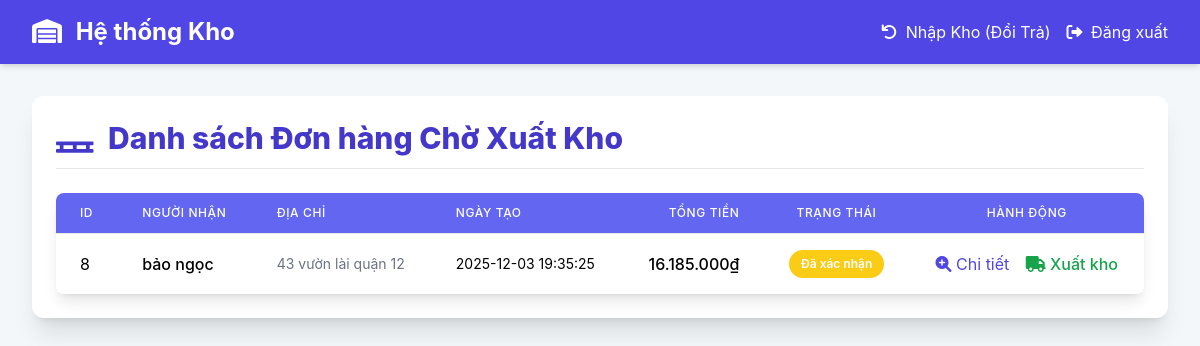
/nhanvienkho.php, run on an earlier commit of the app's database.
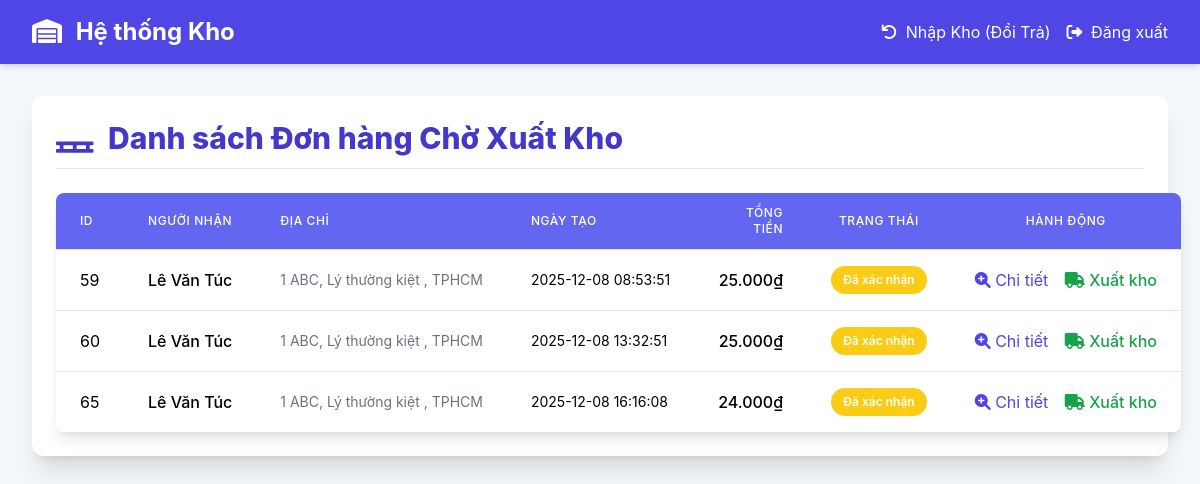
And on a later commit of the database.
### tables this page shows
CREATE TABLE `don_hang` (
  `ma_donhang` bigint(20) NOT NULL,
  `ten_nguoinhan` varchar(50) NOT NULL,
  `diachi_nhan` varchar(250) NOT NULL,
  `email_nguoinhan` varchar(50) NOT NULL,
  `so_dienthoai` varchar(50) NOT NULL,
  `trangthai_thanhtoan` enum('chua_thanh_toan','da_thanh_toan') NOT NULL,
  `phuongthuc_thanhtoan` varchar(50) NOT NULL,
  `thanh_toan` varchar(50) NOT NULL,
  `tien_hang` double NOT NULL,
  `tien_ship` double NOT NULL,
  `tong_tien` double NOT NULL,
  `ma_user` bigint(20) NOT NULL,
  `created_at` timestamp NOT NULL DEFAULT current_timestamp() ON UPDATE current_timestamp(),
  `update_at` timestamp NOT NULL DEFAULT '0000-00-00 00:00:00',
  `trang_thai` enum('cho_xu_ly','xac_nhan','da_xuat_kho','da_nhap_kho','hoan_thanh','huy') DEFAULT 'cho_xu_ly',
  `order_code` varchar(10) NOT NULL
);

### nhanvienkho.php (the view, shortened to what this page needs)
<?php
$db = new Database();
$conn = $db->getConnection();
if (!function_exists('translate_status')) {
    function translate_status($status) {
        switch ($status) {
            case 'xac_nhan': return 'Đã xác nhận';
        }
    }
}
$ma_donhang_chi_tiet = 0;
?>
<!DOCTYPE html>
<html lang="vi">
<head>
    <script src="https://cdn.tailwindcss.com"></script>
    <link rel="stylesheet" href="https://cdnjs.cloudflare.com/ajax/libs/font-awesome/6.0.0-beta3/css/all.min.css">
    <link rel="stylesheet" href="css/responsive.css?v=1765636816">
</head>
<body>
<div class="bg-indigo-600 shadow-md py-4 no-print">
    <div class="max-w-7xl mx-auto px-4 sm:px-6 lg:px-8 flex justify-between items-center">
        <h1 class="text-2xl font-bold text-white"><i class="fas fa-warehouse mr-2"></i> Hệ thống Kho</h1>
        <div class="flex gap-4">
            <a href="nhanvienkho_nhap.php" class="text-white hover:text-indigo-200 transition duration-150">
                <i class="fas fa-undo mr-1"></i> Nhập Kho (Đổi Trả)
            </a>
            <a href="logout.php" class="text-white hover:text-indigo-200 transition duration-150">
                <i class="fas fa-sign-out-alt mr-1"></i> Đăng xuất
            </a>
        </div>
    </div>
</div>
<div class="max-w-7xl mx-auto py-8 px-4 sm:px-6 lg:px-8">
    <?php
    if ($ma_donhang_chi_tiet > 0) {
        $stmt_order = $conn->prepare("
            SELECT
                d.*,
                d.created_at AS ngay_tao
            FROM don_hang d
            WHERE d.ma_donhang = ?
        ");
        $stmt_order->execute(array($ma_donhang_chi_tiet));
        $order = $stmt_order->fetch(PDO::FETCH_ASSOC);
        if (!$order) {
            echo "<div class='alert alert-danger p-4 bg-red-100 text-red-700 rounded-lg'>Không tìm thấy đơn hàng #" . $ma_donhang_chi_tiet . ".</div>";
        } else {
            $stmt_details = $conn->prepare("
                SELECT
                    ct.so_luong,
                    ct.don_gia,
                    ct.id_sanpham,
                    sp.ten_sanpham
                FROM chitiet_donhang ct
                LEFT JOIN san_pham sp ON ct.id_sanpham = sp.id_sanpham /* Dùng LEFT JOIN */
                WHERE ct.ma_donhang = ?
            ");
            $stmt_details->execute(array($ma_donhang_chi_tiet));
            $order_details = $stmt_details->fetchAll(PDO::FETCH_ASSOC);
            ?>
            <div class="card bg-white shadow-xl p-6">
                <h2 class="text-center mb-6 text-3xl font-extrabold text-indigo-700">
                    <i class="fas fa-box-open mr-2"></i> Chi tiết Đơn hàng Xuất Kho #<?php echo htmlspecialchars($order['ma_donhang']); ?>
                </h2>
                <div class="grid grid-cols-1 md:grid-cols-2 gap-6 mb-6 p-4 border rounded-lg bg-gray-50">
                    <div>
                        <h3 class="text-lg font-semibold text-indigo-600 mb-2"><i class="fas fa-user-check mr-2"></i> Thông tin Người nhận</h3>
                        <p><strong>Người nhận:</strong> <?php echo htmlspecialchars($order['ten_nguoinhan']); ?></p>
                        <p><strong>SĐT:</strong> <?php echo htmlspecialchars($order['so_dienthoaiv']); ?></p>
                        <p><strong>Địa chỉ:</strong> <?php echo htmlspecialchars($order['diachi_nhan']); ?></p>
                    </div>
                    <div>
                        <h3 class="text-lg font-semibold text-indigo-600 mb-2"><i class="fas fa-file-invoice-dollar mr-2"></i> Tóm tắt Đơn hàng</h3>
                        <p><strong>Ngày tạo:</strong> <?php echo date('d/m/Y H:i:s', strtotime($order['created_at'])); ?></p>
                        <p><strong>Tổng tiền:</strong> <span class="text-red-600 font-bold"><?php echo number_format($order['tong_tien'], 0, ',', '.'); ?>₫</span></p>
                        <p><strong>Trạng thái:</strong> <span class="font-bold text-<?php echo ($order['trang_thai'] == 'da_xuat_kho' ? 'green' : 'yellow'); ?>-600"><?php echo translate_status($order['trang_thai']); ?></span></p>
                    </div>
                </div>
                <h3 class="text-xl font-semibold text-gray-700 mb-3 border-b pb-2"><i class="fas fa-list-ul mr-2"></i> Danh sách Sản phẩm</h3>
                <table class="min-w-full divide-y divide-gray-200 shadow-md rounded-lg overflow-hidden">
                    <thead class="bg-indigo-500 text-white">
                        <tr>
                            <th class="px-6 py-3 text-left text-xs font-medium uppercase tracking-wider">#</th>
                            <th class="px-6 py-3 text-left text-xs font-medium uppercase tracking-wider">Tên sản phẩm</th>
                            <th class="px-6 py-3 text-right text-xs font-medium uppercase tracking-wider">Đơn giá</th>
                            <th class="px-6 py-3 text-center text-xs font-medium uppercase tracking-wider">SL</th>
                            <th class="px-6 py-3 text-right text-xs font-medium uppercase tracking-wider">Thành tiền</th>
                        </tr>
                    </thead>
                    <tbody class="bg-white divide-y divide-gray-200">
                        <?php
                        $i = 1;
                        if (!empty($order_details)):
                            foreach ($order_details as $item):
                                $don_gia = (isset($item['don_gia']) && $item['don_gia'] !== NULL) ? $item['don_gia'] : 0;
                                $so_luong = (isset($item['so_luong']) && $item['so_luong'] !== NULL) ? $item['so_luong'] : 0;
                                $subtotal = $so_luong * $don_gia;
                                if (isset($item['ten_sanpham']) && $item['ten_sanpham'] !== NULL) {
                                    $ten_sanpham = $item['ten_sanpham'];
                                } else {
                                    $ten_sanpham = '<span class="text-red-500 font-medium">Sản phẩm ID #' . $item['id_sanpham'] . ' (Đã xóa)</span>';
                                }
                            ?>
                            <tr>
                                <td class="px-6 py-4 whitespace-nowrap"><?php echo $i++; ?></td>
                                <td class="px-6 py-4 whitespace-nowrap"><?php echo $ten_sanpham; ?></td>
                                <td class="px-6 py-4 whitespace-nowrap text-right"><?php echo number_format($don_gia, 0, ',', '.'); ?>₫</td>
                                <td class="px-6 py-4 whitespace-nowrap text-center"><?php echo $so_luong; ?></td>
                                <td class="px-6 py-4 whitespace-nowrap text-right font-medium"><?php echo number_format($subtotal, 0, ',', '.'); ?>₫</td>
                            </tr>
                            <?php
                            endforeach;
                        else:
                            ?>
                            <tr>
                                <td colspan="5" class="px-6 py-4 text-center text-red-600 font-medium">
                                    <i class="fas fa-exclamation-triangle mr-2"></i>Không tìm thấy chi tiết sản phẩm trong đơn hàng này.
                                </td>
                            </tr>
                        <?php endif; ?>
                    </tbody>
                </table>
                <div class="mt-8 pt-4 border-t border-gray-200 text-center">
                    <a href="nhanvienkho.php" class="btn bg-gray-500 hover:bg-gray-600 text-white font-bold py-2 px-4 rounded transition duration-150 mr-4">
                        <i class="fas fa-arrow-left"></i> Quay lại Danh sách
                    </a>
                    <?php if ($order['trang_thai'] == 'xac_nhan'): ?>
                        <a href="nhanvienkho.php?action_type=update_status&id=<?php echo $order['ma_donhang']; ?>&new_status=da_xuat_kho"
                           class="btn bg-green-500 hover:bg-green-600 text-white font-bold py-2 px-4 rounded transition duration-150"
                           onclick="return confirm('Xác nhận Đã đóng gói và Xuất kho đơn hàng #<?php echo $order['ma_donhang']; ?>?');">
                            <i class="fas fa-truck"></i> Xác nhận Xuất kho
                        </a>
                    <?php endif; ?>
                </div>
            </div>
            <?php
        }
    }
    else {
        $sql = "
            SELECT
                ma_donhang,
                created_at AS ngay_tao,
                tong_tien,
                trang_thai,
                ten_nguoinhan,
                diachi_nhan
            FROM don_hang
            WHERE trang_thai IN ('xac_nhan') /* CHỈ HIỂN THỊ ĐƠN CHỜ XÁC NHẬN/ĐÓNG GÓI */
            ORDER BY ma_donhang ASC
        ";
        $stmt = $conn->prepare($sql);
        $stmt->execute(array());
        $orders = $stmt->fetchAll(PDO::FETCH_ASSOC);
        ?>
        <div class="card bg-white shadow-xl p-6">
            <h2 class="text-3xl font-extrabold text-indigo-700 mb-6 border-b pb-3">
                <i class="fas fa-pallet mr-2"></i> Danh sách Đơn hàng Chờ Xuất Kho
            </h2>
            <table class="min-w-full divide-y divide-gray-200 shadow-lg rounded-lg overflow-hidden">
                <thead class="bg-indigo-500 text-white">
                    <tr>
                        <th class="px-6 py-3 text-left text-xs font-medium uppercase tracking-wider">ID</th>
                        <th class="px-6 py-3 text-left text-xs font-medium uppercase tracking-wider">Người nhận</th>
                        <th class="px-6 py-3 text-left text-xs font-medium uppercase tracking-wider">Địa chỉ</th>
                        <th class="px-6 py-3 text-left text-xs font-medium uppercase tracking-wider">Ngày tạo</th>
                        <th class="px-6 py-3 text-right text-xs font-medium uppercase tracking-wider">Tổng tiền</th>
                        <th class="px-6 py-3 text-center text-xs font-medium uppercase tracking-wider">Trạng thái</th>
                        <th class="px-6 py-3 text-center text-xs font-medium uppercase tracking-wider">Hành động</th>
                    </tr>
                </thead>
                <tbody class="bg-white divide-y divide-gray-200">
                <?php if (empty($orders)): ?>
                    <tr>
                        <td colspan="7" class="px-6 py-4 text-center text-gray-500 font-medium">
                            <i class="fas fa-check-circle mr-2 text-green-500"></i>Không có đơn hàng nào chờ xuất kho. Tuyệt vời!
                        </td>
                    </tr>
                <?php else: ?>
                    <?php foreach ($orders as $row): ?>
                        <tr>
                            <td class="px-6 py-4 whitespace-nowrap"><?php echo $row['ma_donhang']; ?></td>
                            <td class="px-6 py-4 whitespace-nowrap font-medium"><?php echo htmlspecialchars($row['ten_nguoinhan']); ?></td>
                            <td class="px-6 py-4 whitespace-nowrap text-sm text-gray-500"><?php echo htmlspecialchars($row['diachi_nhan']); ?></td>
                            <td class="px-6 py-4 whitespace-nowrap text-sm"><?php echo $row['ngay_tao']; ?></td>
                            <td class="px-6 py-4 whitespace-nowrap text-right font-medium"><?php echo number_format($row['tong_tien'], 0, ',', '.'); ?>₫</td>
                            <td class="px-6 py-4 whitespace-nowrap text-center">
                                <?php
                                $status_text = translate_status($row['trang_thai']);
                                $status_class = 'bg-yellow-400 text-gray-800';
                                ?>
                                <span class="px-3 py-1 inline-flex text-xs leading-5 font-semibold rounded-full <?php echo $status_class; ?> text-white">
                                    <?php echo $status_text; ?>
                                </span>
                            </td>
                            <td class="px-6 py-4 whitespace-nowrap text-center action-btn">
                                <a href="nhanvienkho.php?id=<?php echo $row['ma_donhang']; ?>" class="text-indigo-600 hover:text-indigo-900 transition duration-150 mr-3" title="Xem chi tiết đơn hàng">
                                    <i class="fas fa-search-plus"></i> Chi tiết
                                </a>
                                <?php if ($row['trang_thai'] == 'xac_nhan'): ?>
                                    <a href="nhanvienkho.php?action_type=update_status&id=<?php echo $row['ma_donhang']; ?>&new_status=da_xuat_kho"
                                       class="text-green-600 hover:text-green-900 transition duration-150 font-medium"
                                       onclick="return confirm('Xác nhận Đã đóng gói và Xuất kho đơn hàng #<?php echo $row['ma_donhang']; ?>?');"
                                       title="Đóng gói và Xuất kho">
                                        <i class="fas fa-truck"></i> Xuất kho
                                    </a>
                                <?php endif; ?>
                            </td>
                        </tr>
                    <?php endforeach; ?>
                <?php endif; ?>
                </tbody>
            </table>
        </div>
        <?php
    }
    ?>
</div>
</body>
</html>

### nhanvienkho.php (style rules this page uses)
body { font-family: 'Inter', sans-serif; background-color: #f4f7f9; }
.card { border-radius: 0.75rem; }

What changed in the data, as far as the page shows it:
no longer on this page (row edited): don_hang: ma_donhang "8", ten_nguoinhan "bảo ngọc", diachi_nhan "43 vườn lài quận 12", created_at "2025-12-03 19:35:25", tong_tien "16.185.000", trang_thai "Đã xác nhận"
added don_hang: ma_donhang "59", ten_nguoinhan "Lê Văn Túc", diachi_nhan "1 ABC, Lý thường kiệt , TPHCM", created_at "2025-12-08 08:53:51", tong_tien "25.000", trang_thai "Đã xác nhận"
added don_hang: ma_donhang "60", ten_nguoinhan "Lê Văn Túc", diachi_nhan "1 ABC, Lý thường kiệt , TPHCM", created_at "2025-12-08 13:32:51", tong_tien "25.000", trang_thai "Đã xác nhận"
added don_hang: ma_donhang "65", ten_nguoinhan "Lê Văn Túc", diachi_nhan "1 ABC, Lý thường kiệt , TPHCM", created_at "2025-12-08 16:16:08", tong_tien "24.000", trang_thai "Đã xác nhận"
